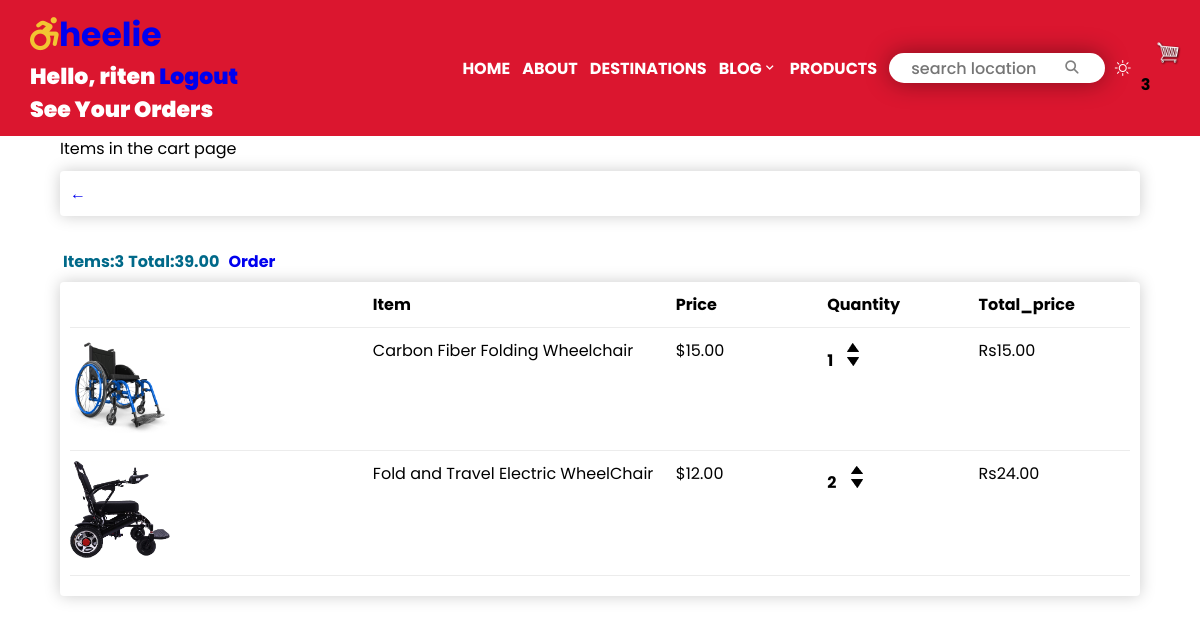
The app's page /cart/ (signed in) with its own data.
### stroll1/models.py (models this page shows, shortened)
class Order(models.Model):
    date_ordered = models.DateTimeField(auto_now_add=True, null=True)
    customer = models.ForeignKey(Customer, on_delete= models.SET_NULL, blank=True, null=True)
    complete = models.BooleanField(default=False, null=True, blank=True )
    transaction_id = models.CharField(max_length = 200, null=True)
    payment_method = models.CharField(max_length=20, choices = METHOD, default="Cash on delivery")
    payment_completed = models.BooleanField(default=False, null=True, blank=True)
    @property
    def get_cart_total(self):
        orderitems = self.orderitem_set.all()
        total = sum(orderitem.get_total for orderitem in orderitems)
        return total
    @property
    def get_cart_items_number(self):
        orderitems = self.orderitem_set.all()
        total = sum(orderitem.quantity for orderitem in orderitems)
        return total

class OrderItem(models.Model):
        product = models.ForeignKey(product, on_delete=models.CASCADE, null=True, blank=True)
        order = models.ForeignKey(Order, on_delete=models.CASCADE, null=True, blank=True)
        quantity = models.IntegerField(default=0, null=True, blank=True)
        date_added = models.DateTimeField(auto_now_add=True)
        @property
        def get_total(self):
            total = self.quantity * self.product.price
            return total

class product(models.Model):
        name = models.CharField(max_length = 200, null=True, blank=True)
        price = models.FloatField(max_length = 200, null=True, blank=True)
        image = models.ImageField(null=True, blank=True)
        featured = models.BooleanField(default=False, null=True, blank=True )
        @property
        def imageURL(self):
            try:
                url= self.image.url
            except:
                url = ''
            return url

### stroll1/views.py (the view)
# urls.py: path("cart/", views.cart, name="cart"),
def cart(request):
    if request.user.is_authenticated:
        customer = request.user.customer
        order, created = Order.objects.get_or_create(customer=customer, complete=False)
        items = order.orderitem_set.all()
        cartItems = order.get_cart_items_number
    else:
        items =[]
        order = {'get_cart_total':0, 'get_cart_items_number':0}
        cartItems = order['get_cart_items_number']
    context = {'items': items, 'order': order, 'cartItems': cartItems}
    return render(request, "cart.html", context,)

### Templates/cart.html (shortened to what this page needs)
{% extends 'base.html' %}
{% load static %}
{% block content %}
Items in the cart page
<div class="row">
    <div class="col-lg-12">
        <div class="box-element">
            <a class="btn btn-outline-danger" href="{% url 'home' %}">&#8592;</a>
        </div>
        <br>
        <table class="table">
            <tr>
                <th><h4>Items:<strong>{{order.get_cart_items_number}}</strong></h4></th>
                <th><h4>Total:<strong>{{order.get_cart_total|floatformat:2}}</strong></h4></th>
                <th><a style = "float: right; margin: 5px" class = "btn btn-success" href="{% url 'viewPage' %}">Order</a></th>
            </tr>
        </table>
        <div class="box-element">
                <div class="cart-row">
                    <div style="flex: 2"></div>
                    <div style="flex: 2"><strong>Item</strong></div>
                    <div style="flex: 1"><strong>Price</strong></div>
                    <div style="flex: 1"><strong>Quantity</strong></div>
                    <div style="flex: 1"><strong>Total_price</strong></div>
                </div>
                {% for item in items %}
                <div class="cart-row">
					<div style="flex:2"><img class="row-image" src="{{item.product.imageURL}}"></div>
					<div style="flex:2"><p>{{item.product.name}}</p></div>
					<div style="flex:1"><p>${{item.product.price|floatformat:2}}</p></div>
					<div style="flex:1">
						<p class="quantity">{{item.quantity}}</p>
						<div class="quantity">
							<img data-product="{{item.product.id}}" data-action = "add" class="chg-quantity update-cart" src="{% static  'images/arrowup.png' %}">
							<img data-product="{{item.product.id}}" data-action = "remove" class="chg-quantity update-cart" src="{% static  'images/arrowdown.png' %}">
						</div>
					</div>
					<div style="flex:1"><p>Rs{{item.get_total|floatformat:2}}</p></div>
				</div>
                {% endfor %}
        </div>
        <br>
    </div>
</div>
{% endblock %}

### Templates/nav.html (shortened to what this page needs)
{% load static %}
<link rel="stylesheet" href="{% static 'css/style.css' %}">
<link rel="stylesheet" href="https://cdn.jsdelivr.net/npm/bootstrap-icons@1.10.5/font/bootstrap-icons.css">
<div class="container1">
    <div class="title">
        <h2 aria-label="Wheelie logo ."><a href="{% url 'home' %}"><i class="fa-solid fa-wheelchair-move stroll-icon"></i>heelie</a></h2>
        {% if request.user.is_authenticated%}
        <span>Hello, {{request.user}}</span>
        <span><a href="{% url 'logout'%}">Logout</a></span>
        {% endif %}
        <div><a href="{%url 'user-profile'%}" style="list-style:none"><li style="color: white;"> See Your Orders</li></a></div>
    </div>
    <div aria-label="navigation bar with 4 links home about destinations blog contact" role="nav" class="menu">
        <li><a href="{% url 'home' %}">HOME</a></li>
        <li><a href="#">ABOUT</a></li>
        <li><a href="#container4">DESTINATIONS</a></li>
        <li>
            <a href="#">BLOG<i class='bx bx-chevron-down'></i></a>
        </li>
        <li><a href="{% url 'products' %}">PRODUCTS</a></li>
    </div>
        <div class="form">
            <form aria-label="input text for search"  method="get" action="/search">
            <input type="search" placeholder="search location" name="query" id="query" required>
            <button aria-label = "search-button" class="search" type="submit"><i class="fa-solid fa-magnifying-glass glass"></i></button>
            </form>
        </div>
        <span onclick="change_icon()" id="dark" ><i class="bi bi-brightness-high on" id="light"></i></span>
        <div class="from-inline my-2 my-lg-0">
            <a href="{% url 'cart' %}">
                <img id ="cart-icon" src="{% static 'images/cart.png'%}" alt="">
            </a>
            <span class="badge badge-info background-yellow">{{cartItems}}</span>
        </div>
</div>

### static/css/style.css (style rules this page uses)
* { margin: 0; box-sizing: border-box; font-family: 'Poppins', sans-serif; scroll-behavior: smooth; }
.container1 { background-color: #DB162F; display: flex; padding: 10px; align-items: center; font-weight: bold; }
a { text-decoration: none; }
.title { width: 40%; color: white; font-size: 22px; font-weight: bolder; padding-left: 20px; }
.stroll-icon { color:#F2C532 ; }
.menu { display: flex; width: 40%; justify-content: space-evenly; }
.menu a { text-decoration: none; color: white; }
.menu li { list-style: none; position: relative; }
h4 { color: #006989; font-weight: bold; }
.search { border-style: none; background-color: white; }
.glass { color: gray !important; }
.container1 .form form { background-color: white; border-radius: 30px; height: 30px; padding: 1px 20px; display: flex; align-items: center; transition: 0.8s; box-shadow: 0 0 25px 0 rgba(0, 0, 0, 0.4); }
.container1 .form form input { width: 150px; }
.container1 .form form input { background: transparent; outline: none; border: none; font-weight: 500; font-size: 16px; transition: 0.8s; }
.on { margin: 0 10px; color: white !important; }
.box-element { box-shadow:hsl(0, 0%, 80%) 0 0 16px; background-color: #fff; border-radius: 4px; padding: 10px; }
#cart-icon { width:25px; display: inline-block; margin-left: 15px; }
.col-lg-4, .col-lg-6, .col-lg-8, .col-lg-12 { margin-top: 10px; }
.btn { border-radius: 0; }
.row-image { width: 100px; }
.cart-row { display: flex; align-items: flex-stretch; padding-bottom: 10px; margin-bottom: 10px; border-bottom: 1px solid #ececec; }
.quantity { display: inline-block; font-weight: 700; padding-right:10px; }
.chg-quantity { width: 12px; cursor: pointer; display: block; margin-top: 5px; transition:.1s; }

### records on screen
Order: get_cart_items_number "3", get_cart_total "39.00"
OrderItem: product.imageURL (picture), product.name "Carbon Fiber Folding Wheelchair", product.price "15.00", quantity "1", get_total "15.00"
OrderItem: product.imageURL (picture), product.name "Fold and Travel Electric WheelChair", product.price "12.00", quantity "2", get_total "24.00"

### other values on screen
{{ request.user }} "riten"
{{ cartItems }} "3"
